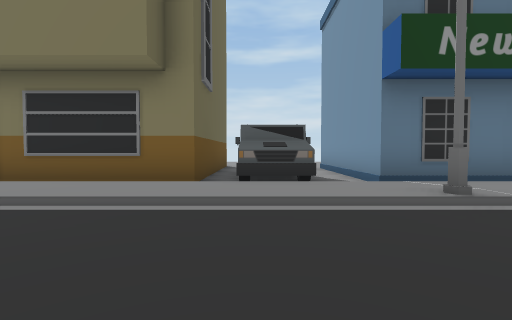
[1] (above)

23 first-person views from a walk through a scene from a Unity 3-D project. The camera is 1.2 m above the floor, tilts 2° down and sees 85° across. The floor is counted in squares, 2 m on a side. Each view is taken from the middle of a square. On the plan, view 1 faces up. The plan holds only what a view shows up to about 9 squares ahead; the rest is blank. The place goes on beyond the plan. The player character is not drawn. Some animated figures are left out.

[2]
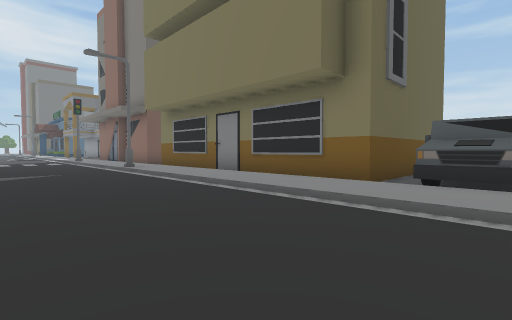

[3]
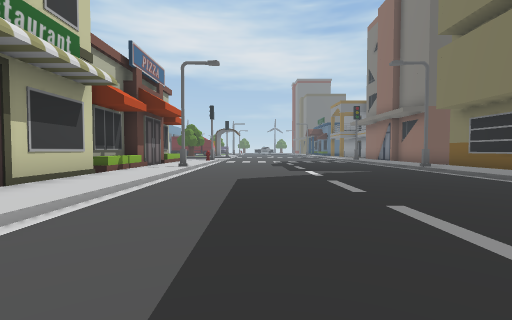

[4]
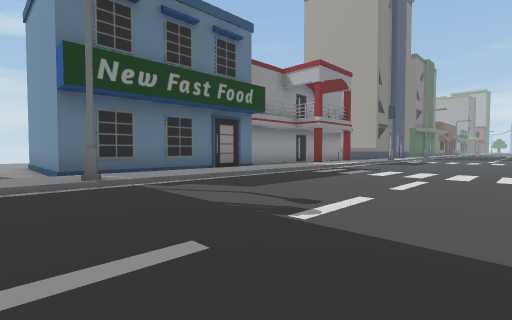

[5]
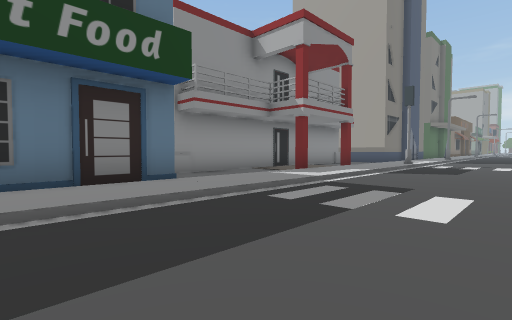

[6]
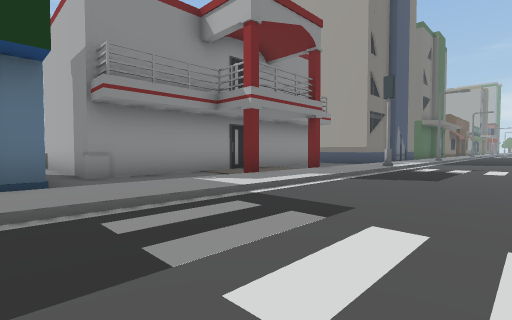

[7]
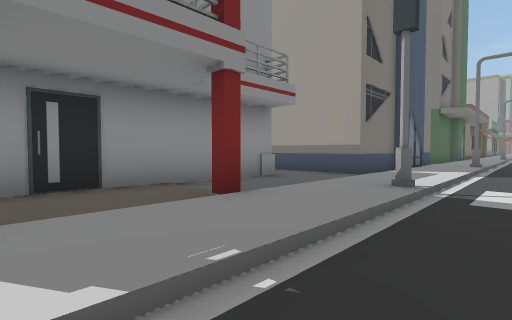

[8]
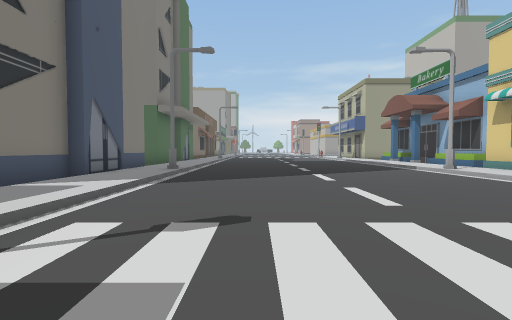

[9]
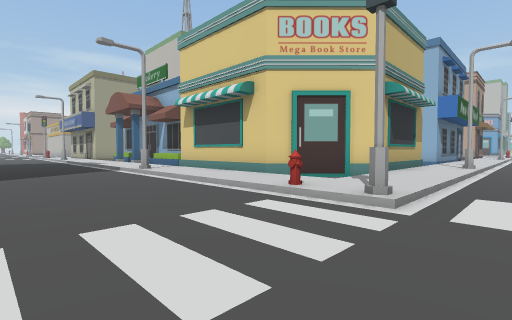

[10]
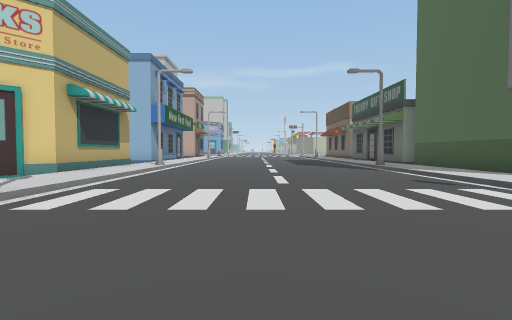

[11]
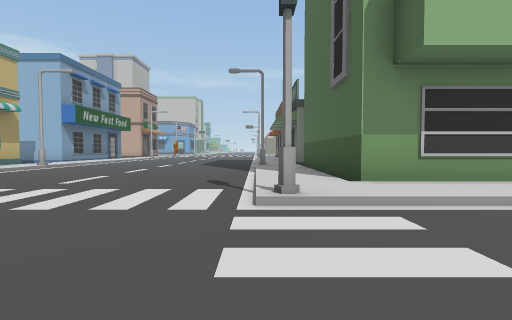

[12]
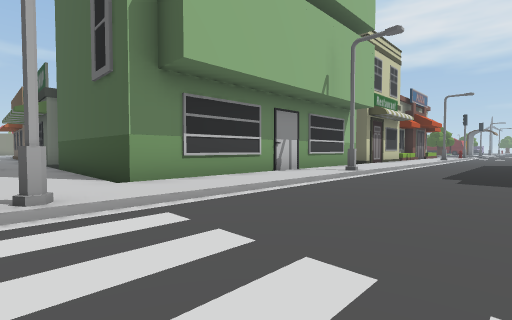

[13]
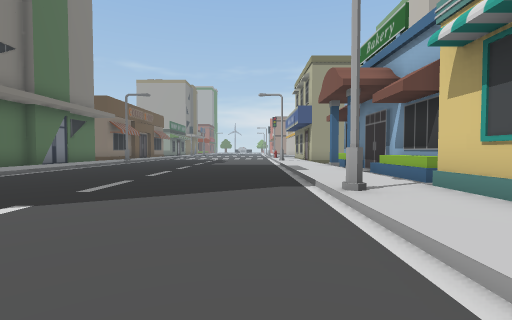

[14]
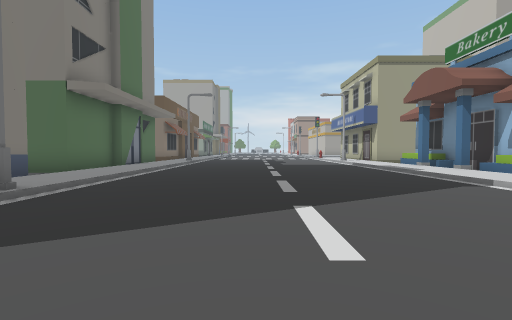

[15]
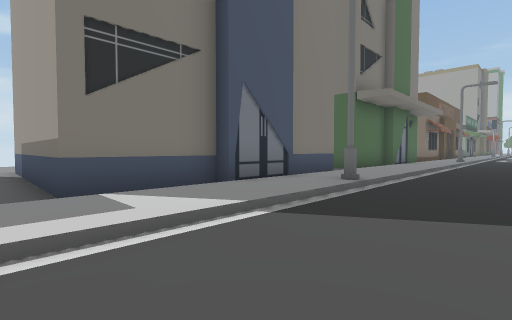

[16]
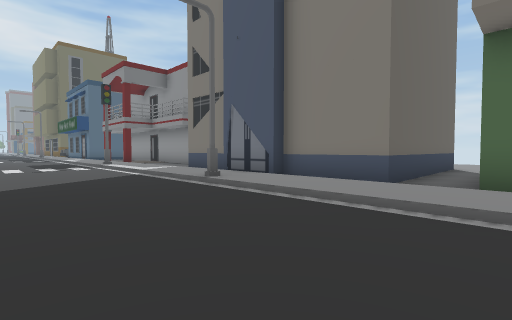

[17]
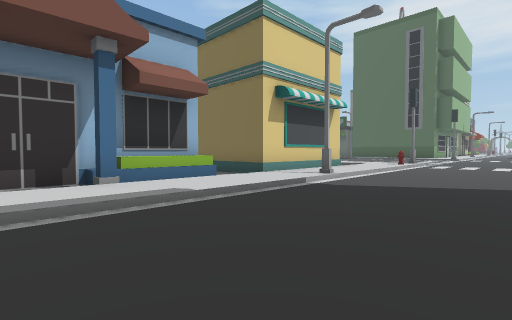

[18]
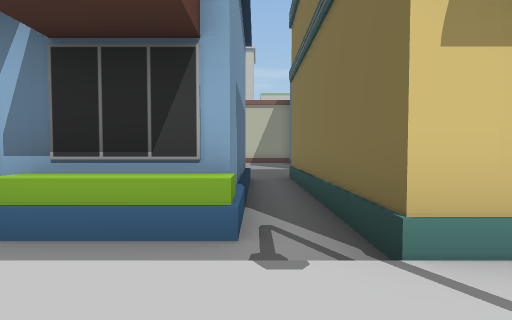

[19]
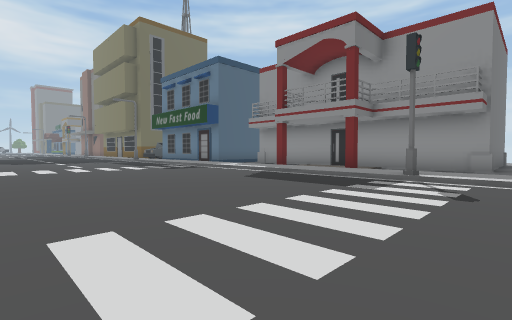

[20]
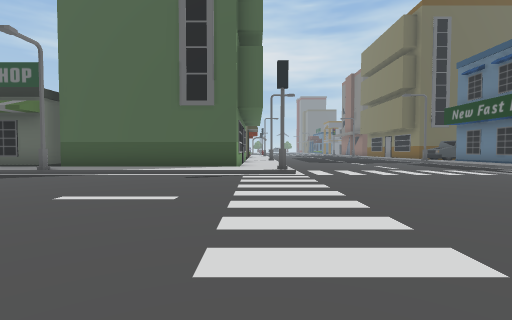

[21]
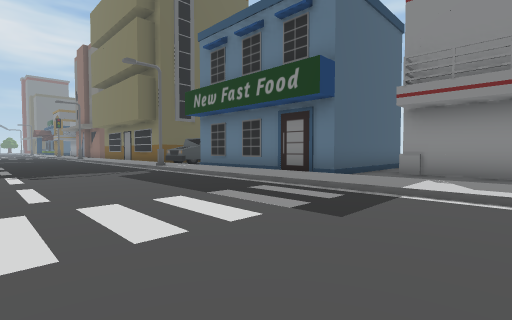

[22]
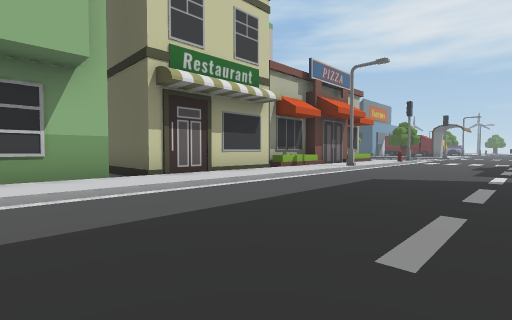

[23]
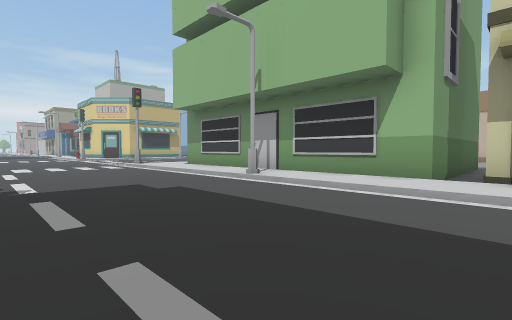

### Floor plan
Key: @ floor where view 1 was taken; # wall or solid block; . main floor; : floor 0.25 m higher than the main floor; / step, stairs or slope; O other object.
Columns run from 8 left of view 1 to 28 right of it. Each row starts with its distance up from view 1.
 11                  #               ..
 10        O         #        .O     O.
  9        O  O    O.#       #.O     O.
  8        O  O    O.#       #.O     O.
  7        O  O    O.#########.O     O.
  6        OOOO    O...........O     O.O
  5 OOOOOOOOOOOOOOOO....#.#....OOOOOOO.OO
  4 :::::::::::::::::::::::::::::::::::::
  3 O/////////O/////////////#//////O/////
  2 .....................................
  1 .....................................
  0 ........@............................
 -1 .....................................
 -2 .....................................
 -3 .....................................
 -4 O/////////O//////#......#/O////O/////
 -5 :::::::::::::::::/....../:::::::///::
 -6 OOOOOOO.OOOOOOOO:/....../:.#####///..
 -7       O.O      O:/....../:##   #/OOOO
 -8       O.O      O:/....../:#    #/O
 -9        .O      O:/....../:#    #/O
-10        .O      O:O......O:#    #/O

Positions as (right, up) in squares from view 1, and headings:
1: (0, 0), facing up
2: (1, 0), facing up-left
3: (1, -2), facing left
4: (1, -2), facing up-right
5: (5, 0), facing up-right
6: (7, 0), facing up-right
7: (12, 2), facing up-right
8: (15, 1), facing right
9: (15, -1), facing down-right
10: (13, -1), facing down
11: (9, -1), facing down
12: (9, -1), facing down-left
13: (19, -3), facing right
14: (19, 0), facing right
15: (18, 1), facing up-right
16: (27, 0), facing up-left
17: (28, -1), facing down-left
18: (24, -4), facing down
19: (18, -3), facing up-left
20: (16, -5), facing left
21: (11, -1), facing up-left
22: (1, 0), facing down-left
23: (-2, 0), facing down-right
